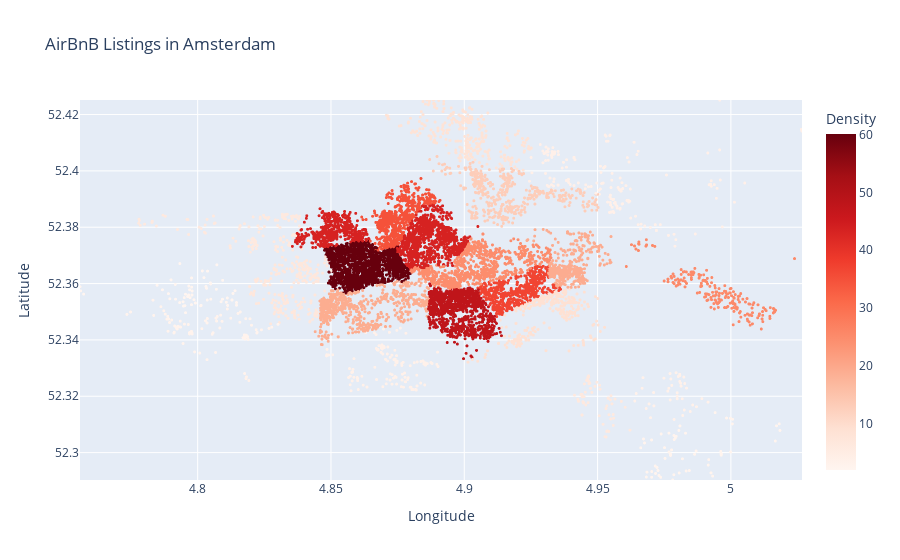

This figure's notebook cell:
### Markdown cell above
## AirBnB Densities Visualization
In this chart, based on the selected city, we see the listings as points, focused on the specific part of the city where the listings are located. 
* Tool: In order to have the plot focused on the borders of each city (defined by the listings) there was need for dynamic generation of x and y axis. This is why plotly was preffered to other libraries such as Vega Altair (which was showing the points without detail due to this constraint). 
* Color scale: The selected sequential color scale is reds, meaning that listings in regions with higher density are of a deeper red color. If we included the NaN values, they would appear as gray, but this would cause more noise on the plot without adding to the information.

### Code cell
city_dropdown = widgets.Dropdown(
  options=cities, 
  value='Amsterdam',
  description='City:',
)
def create_airbnb_plot(selected_city):
  city_boundaries = boundaries[boundaries['city'] == selected_city].iloc[0]
  city_listings = listings[listings['city'] == selected_city].dropna(subset=['listings_density_per_1000'])
  
  fig = px.scatter(
      city_listings,
      x='longitude',
      y='latitude',
      hover_name='name',
      color='listings_density_per_1000',
      color_continuous_scale='reds',
      title=f"AirBnB Listings in {selected_city}",
      labels={'longitude': 'Longitude', 'latitude': 'Latitude'}
  )
  
  fig.update_xaxes(
      range=[city_boundaries['longitude_min'], city_boundaries['longitude_max']],
      title='Longitude'
  )
  fig.update_yaxes(
      range=[city_boundaries['latitude_min'], city_boundaries['latitude_max']],
      title='Latitude'
  )
  
  fig.update_layout(coloraxis_colorbar=dict(title='Density'))
  fig.update_traces(marker_size=3)
  fig.show()

def update_plot(change):
  clear_output(wait=True)
  display(city_dropdown)
  create_airbnb_plot(change['new'])

city_dropdown.observe(update_plot, names='value')
display(city_dropdown)
create_airbnb_plot(city_dropdown.value)

### Figure 1 — Plotly figure (JSON) as saved in the notebook; plotly's stock layout.template omitted (floating-point values rounded to 4 significant figures; data arrays with more than 128 entries replaced by an {"elided": "..."} marker saying what was removed)
{"data": [{"hovertemplate": "<b>%{hovertext}</b><br><br>Longitude=%{x}<br>Latitude=%{y}<br>listings_density_per_1000=%{marker.color}<extra></extra>", "hovertext": {"elided": "9659 str values"}, "legendgroup": "", "marker": {"color": {"elided": "9659 float values"}, "coloraxis": "coloraxis", "size": 3, "symbol": "circle"}, "mode": "markers", "name": "", "showlegend": false, "type": "scattergl", "x": {"elided": "9659 float values"}, "xaxis": "x", "y": {"elided": "9659 float values"}, "yaxis": "y"}], "layout": {"coloraxis": {"colorbar": {"title": {"text": "Density"}}, "colorscale": [[0, "rgb(255,245,240)"], [0.125, "rgb(254,224,210)"], [0.25, "rgb(252,187,161)"], [0.375, "rgb(252,146,114)"], [0.5, "rgb(251,106,74)"], [0.625, "rgb(239,59,44)"], [0.75, "rgb(203,24,29)"], [0.875, "rgb(165,15,21)"], [1, "rgb(103,0,13)"]]}, "legend": {"tracegroupgap": 0}, "title": {"text": "AirBnB Listings in Amsterdam"}, "xaxis": {"anchor": "y", "domain": [0, 1], "range": [4.756, 5.027], "title": {"text": "Longitude"}}, "yaxis": {"anchor": "x", "domain": [0, 1], "range": [52.29, 52.43], "title": {"text": "Latitude"}}}}
